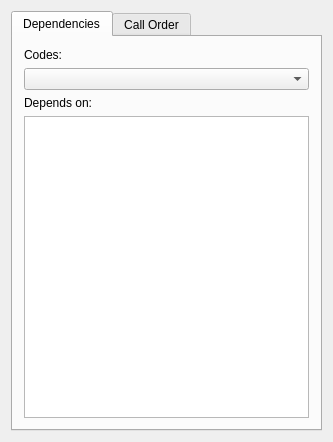
<?xml version="1.0" encoding="UTF-8"?>
<ui version="4.0">
 <class>CodeDependenciesDialogClass</class>
 <widget class="QWidget" name="CodeDependenciesDialogClass">
  <property name="geometry">
   <rect>
    <x>0</x>
    <y>0</y>
    <width>333</width>
    <height>442</height>
   </rect>
  </property>
  <property name="windowTitle">
   <string>Code Dependencies</string>
  </property>
  <layout class="QHBoxLayout" name="horizontalLayout">
   <item>
    <widget class="QTabWidget" name="tabWidget">
     <property name="currentIndex">
      <number>0</number>
     </property>
     <widget class="QWidget" name="tab">
      <property name="toolTip">
       <string>Arrange the order of execution by setting the 
code dependencies between Lua files here.</string>
      </property>
      <attribute name="title">
       <string>Dependencies</string>
      </attribute>
      <layout class="QVBoxLayout" name="verticalLayout">
       <item>
        <widget class="QLabel" name="label">
         <property name="text">
          <string>Codes:</string>
         </property>
        </widget>
       </item>
       <item>
        <widget class="QComboBox" name="codes"/>
       </item>
       <item>
        <widget class="QLabel" name="label_2">
         <property name="text">
          <string>Depends on:</string>
         </property>
        </widget>
       </item>
       <item>
        <widget class="QListWidget" name="dependsOn"/>
       </item>
      </layout>
     </widget>
     <widget class="QWidget" name="tab_2">
      <attribute name="title">
       <string>Call Order</string>
      </attribute>
      <layout class="QHBoxLayout" name="horizontalLayout_2">
       <item>
        <widget class="QListWidget" name="callOrder">
         <property name="toolTip">
          <string>&lt;!DOCTYPE HTML PUBLIC &quot;-//W3C//DTD HTML 4.0//EN&quot; &quot;http://www.w3.org/TR/REC-html40/strict.dtd&quot;&gt;
&lt;html&gt;&lt;head&gt;&lt;meta name=&quot;qrichtext&quot; content=&quot;1&quot; /&gt;&lt;style type=&quot;text/css&quot;&gt;
p, li { white-space: pre-wrap; }
&lt;/style&gt;&lt;/head&gt;&lt;body style=&quot; font-family:'Sans'; font-size:7pt; font-weight:400; font-style:normal;&quot;&gt;
&lt;p style=&quot; margin-top:0px; margin-bottom:0px; margin-left:0px; margin-right:0px; -qt-block-indent:0; text-indent:0px;&quot;&gt;&lt;span style=&quot; font-family:'sans-serif'; color:#000000;&quot;&gt;In this menu, you can set the dependencies between Lua files. &lt;/span&gt;&lt;/p&gt;
&lt;p style=&quot;-qt-paragraph-type:empty; margin-top:0px; margin-bottom:0px; margin-left:0px; margin-right:0px; -qt-block-indent:0; text-indent:0px; font-family:'sans-serif'; color:#000000;&quot;&gt;&lt;/p&gt;
&lt;p style=&quot; margin-top:0px; margin-bottom:0px; margin-left:0px; margin-right:0px; -qt-block-indent:0; text-indent:0px;&quot;&gt;&lt;span style=&quot; font-family:'sans-serif'; color:#000000;&quot;&gt;For example, if a.lua is dependent to b.lua, b.lua is always executed before a.lua&lt;/p&gt;&lt;/body&gt;&lt;/html&gt;</string>
         </property>
        </widget>
       </item>
      </layout>
     </widget>
    </widget>
   </item>
  </layout>
 </widget>
 <layoutdefault spacing="6" margin="11"/>
 <resources/>
 <connections/>
</ui>
